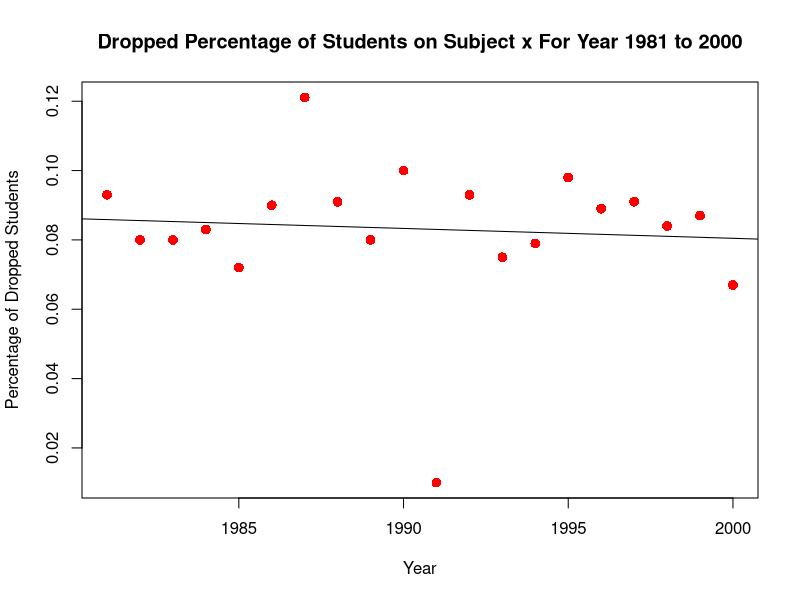

The R source for this figure:
x <- c(1981, 1982, 1983, 1984, 1985, 1986, 1987, 1988, 1989, 1990, 1991, 1992, 1993, 1994, 1995, 1996, 1997, 1998, 1999, 2000);
y <- c(0.093, 0.080, 0.080, 0.083, 0.072, 0.090, 0.1211, 0.091, 0.080, 0.100, 0.010, 0.093, 0.075, 0.079, 0.098, 0.089, 0.091, 0.084, 0.087, 0.067);

relation <- lm(y~x)

predictIt <- function(year) {
  a <- data.frame(x = year)
  result <-  predict(relation,a)
}

plot(x,y,col = "red" ,main = "Dropped Percentage of Students on Subject x For Year 1981 to 2000",
     abline(lm(y~x)),cex = 1.3,pch = 16,xlab = "Year",ylab = "Percentage of Dropped Students")

